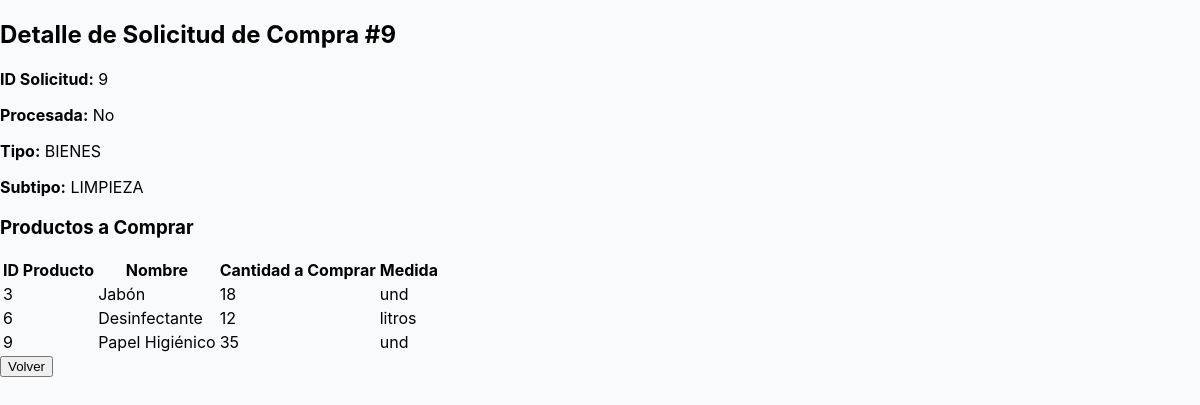
/solicitudes/9/, run on the app's committed database.
### compras/models.py (models this page shows)
class SolicitudSubtipo(models.Model):
    id = models.AutoField(primary_key=True)
    tipo = models.CharField(max_length=50)
    subtipo = models.CharField(max_length=50)
    procesada = models.BooleanField(default=False)

class SolicitudSubtipoItem(models.Model):
    id = models.AutoField(primary_key=True)
    solicitud = models.ForeignKey(SolicitudSubtipo, related_name='items', on_delete=models.CASCADE)
    producto_id = models.IntegerField()
    nombre = models.CharField(max_length=200)
    cantidad_a_comprar = models.IntegerField(validators=[MaxValueValidator(10000)])
    medida = models.CharField(max_length=20)
    tipo = models.CharField(max_length=50)
    subtipo = models.CharField(max_length=50)

### compras/views.py (the view)
# urls.py: path('solicitudes/<int:solicitud_id>/', detalle_solicitud_view, name='detalle_solicitud'),
def detalle_solicitud_view(request, solicitud_id):
    solicitud = get_object_or_404(SolicitudSubtipo, id=solicitud_id)
    return render(request, 'detalle_solicitud.html', {
        'solicitud': solicitud,
        'tipo': solicitud.tipo,
        'subtipo': solicitud.subtipo,
        'items': solicitud.items.all()
    })

### compras/templates/detalle_solicitud.html (shortened to what this page needs)
{% load static %}
<!DOCTYPE html>
<html lang="es">
<head>
    <link rel="stylesheet" href="{% static 'styles/styles_compras.css' %}">
</head>
<body>
    <h2>Detalle de Solicitud de Compra #{{ solicitud.id }}</h2>
    <p><strong>ID Solicitud:</strong> {{ solicitud.id }}</p>
    <p><strong>Procesada:</strong> {% if solicitud.procesada %}Sí{% else %}No{% endif %}</p>
    <p><strong>Tipo:</strong> {{ tipo }}</p>
    <p><strong>Subtipo:</strong> {{ subtipo }}</p>
    <h3>Productos a Comprar</h3>
    <table>
        <thead>
            <tr>
                <th>ID Producto</th>
                <th>Nombre</th>
                <th>Cantidad a Comprar</th>
                <th>Medida</th>
            </tr>
        </thead>
        <tbody>
        {% for item in items %}
            <tr>
                <td>{{ item.producto_id }}</td>
                <td>{{ item.nombre }}</td>
                <td>{{ item.cantidad_a_comprar }}</td>
                <td>{{ item.medida }}</td>
            </tr>
        {% empty %}
            <tr><td colspan="4">No hay productos</td></tr>
        {% endfor %}
        </tbody>
    </table>
    <a href="{% url 'lista_solicitudes' %}"><button>Volver</button></a>
</body>
</html>

### compras/static/styles/styles_compras.css (style rules this page uses)
body { font-family: 'Inter', 'Segoe UI', Tahoma, Geneva, Verdana, sans-serif; margin: 0; padding: 0; background: #f8fafc; min-height: 100vh; }

### data on the page
SolicitudSubtipo: id "9", tipo "BIENES", subtipo "LIMPIEZA"
SolicitudSubtipoItem: producto_id "3", nombre "Jabón", cantidad_a_comprar "18", medida "und"
SolicitudSubtipoItem: producto_id "6", nombre "Desinfectante", cantidad_a_comprar "12", medida "litros"
SolicitudSubtipoItem: producto_id "9", nombre "Papel Higiénico", cantidad_a_comprar "35", medida "und"
